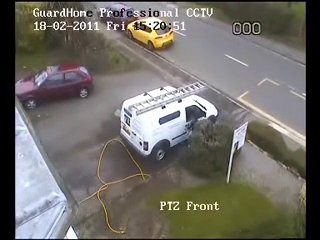
//> input picture frame 97 of addTest/test1111.mp4, 320 x 240 px
$ ./myTest   (built with g++ and OpenCV 4)
//> lines starting //> are read from the running program, lines starting //| are printed output that depends on the picture; after the words box and inside, x2 and y2 are one past the last pixel; in counts of white or black regions, pixels touching at a corner belong together
#include <opencv2\imgproc\imgproc.hpp>
#include <opencv2\video\background_segm.hpp>
#include <opencv2\highgui\highgui.hpp>
#include <opencv2\video\tracking.hpp>
#include <opencv2\nonfree\features2d.hpp>
#include <iostream>
#include <time.h>
using namespace cv;
#define BLOCK_SIZE 3
#define SKIP_SIZE_X 0
#define SKIP_SIZE_Y 0

void calculate(uchar* data, uchar* idx, int width, int height, int resizeWidth) {
	int div = BLOCK_SIZE/2;

	for(int y=div, idx_y=0; y<height-div; y+=SKIP_SIZE_Y+1, idx_y++)
		for(int x=div, idx_x=0; x<width-div; x+=SKIP_SIZE_X+1, idx_x++) {
			char pixel = data[y*width + x];
			//float sum = 0;
			for(int i=-div, count = 0; i<=div; i++)
				for(int j=-div; j<=div; j++, count++) {
					idx[idx_y*resizeWidth + idx_x] += (data[(y+i)*width + (x+j)] > pixel) ? 1 << count : 0;
					//idx[idx_y*resizeWidth + idx_x] += abs((float)data[(y+i)*width + (x+j)] - pixel) / (BLOCK_SIZE*BLOCK_SIZE);
					//sum += abs((float)data[(y+i)*width + (x+j)] - pixel) / (BLOCK_SIZE*BLOCK_SIZE-1);
					//sum += (float)data[(y+i)*width + (x+j)] / (BLOCK_SIZE*BLOCK_SIZE);
				}
			//idx[idx_y*resizeWidth + idx_x] = (int)sum;
		}
}

void main() {
	VideoCapture cap("test1111.mp4");
	int width = cap.get(CV_CAP_PROP_FRAME_WIDTH);
	int height = cap.get(CV_CAP_PROP_FRAME_HEIGHT);
	int resizeWidth = width / (SKIP_SIZE_X+1);
	int resizeHeight = height / (SKIP_SIZE_Y+1);
	Mat frame, result(resizeHeight, resizeWidth, CV_8UC1), prev(resizeHeight, resizeWidth, CV_8UC1), diff;
	clock_t start, end;

	uchar* idx = result.data;
	cap >> frame;
//> frame is the input picture: 240 rows x 320 cols, CV_8UC3; mean B, G, R 103.3, 109.3, 112.5
	GaussianBlur(frame, frame, Size(3, 3), 0, 0);
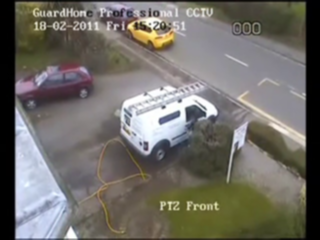
//> frame: 240 rows x 320 cols, CV_8UC3; mean B, G, R 103.4, 109.4, 112.6
	medianBlur(frame, frame, 3);
	cvtColor(frame, frame, CV_RGB2GRAY);
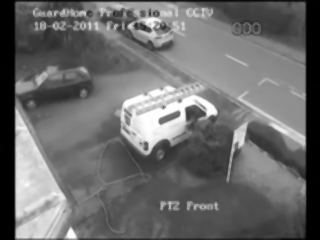
//> frame: 240 rows x 320 cols, CV_8UC1; min 0, max 255, mean 107.9
	calculate(frame.data, idx, width, height, resizeWidth);
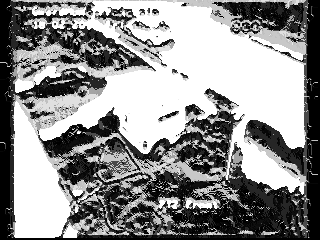
//> result: 240 rows x 320 cols, CV_8UC1; min 0, max 255, mean 143.3
	result.copyTo(prev);

	while(true) {
		start = clock();
		memset(idx, 0, resizeWidth*resizeHeight);
//> result: 240 rows x 320 cols, CV_8UC1; every value is 0

		cap >> frame;
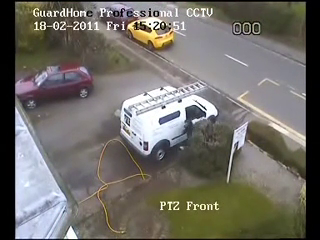
//> input picture frame 98 of addTest/test1111.mp4, 320 x 240 px
//> frame is the input picture: 240 rows x 320 cols, CV_8UC3; mean B, G, R 103.3, 109.3, 112.6
		GaussianBlur(frame, frame, Size(3, 3), 0, 0);
		medianBlur(frame, frame, 3);
		cvtColor(frame, frame, CV_RGB2GRAY);
//> frame: 240 rows x 320 cols, CV_8UC1

		calculate(frame.data, idx, width, height, resizeWidth);
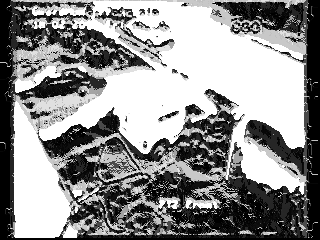
//> result: 240 rows x 320 cols, CV_8UC1; min 0, max 255, mean 143.3

		end = clock();
		std::cout << end - start << std::endl;
		subtract(prev, result, diff);
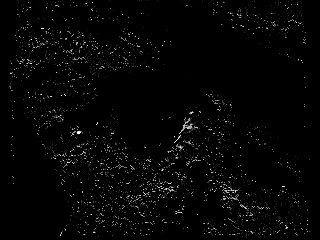
//> diff: 240 rows x 320 cols, CV_8UC1; min 0, max 255, mean 4.9
		medianBlur(diff, diff, 5);
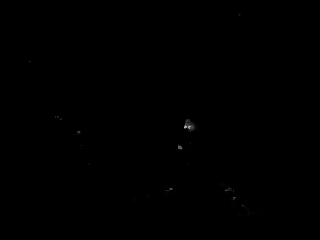
//> diff: 240 rows x 320 cols, CV_8UC1; 10.08% of pixels changed, all inside (x1, y1, x2, y2) = (8, 0, 310, 238)
		imshow("test", result);
		imshow("original", frame);
		imshow("diff", diff);
		waitKey(100);

		result.copyTo(prev);
	}

	delete[] idx;
}

$ run again, starting later in the video
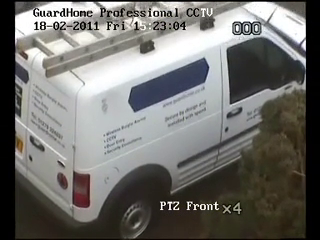
//> input picture frame 781 of addTest/test1111.mp4, 320 x 240 px
//> frame is the input picture: 240 rows x 320 cols, CV_8UC3; mean B, G, R 108.7, 111.9, 112.9
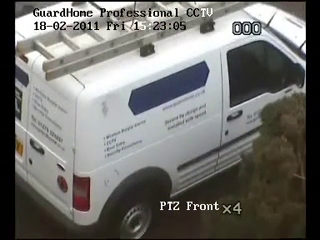
//> input picture frame 782 of addTest/test1111.mp4, 320 x 240 px
//> frame is the input picture: 240 rows x 320 cols, CV_8UC3; mean B, G, R 109.5, 112.7, 113.7
//> `medianBlur(diff, diff, 5);`:
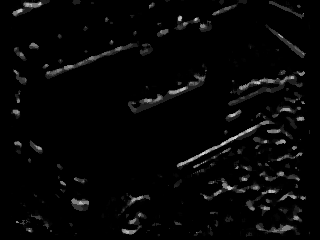
//> diff: 240 rows x 320 cols, CV_8UC1; min 0, max 209, mean 6.7
